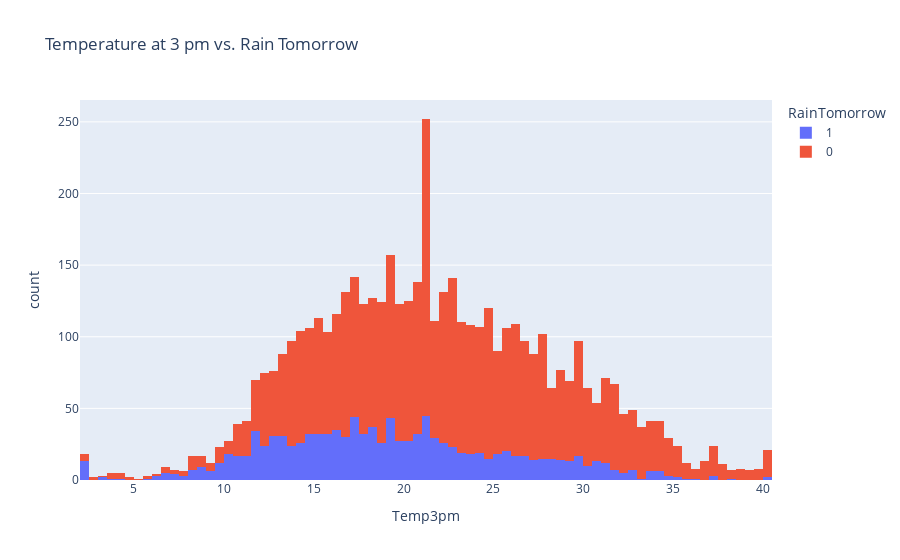

Write notebook code for a chart like this one.
### Code cell
import plotly.express as px
px.histogram(sample_df, 
             x='Temp3pm', 
             title='Temperature at 3 pm vs. Rain Tomorrow', 
             color='RainTomorrow')

### Figure 1 — Plotly figure (JSON) as saved in the notebook; plotly's stock layout.template omitted (floating-point values rounded to 4 significant figures; data arrays with more than 128 entries replaced by an {"elided": "..."} marker saying what was removed)
{"data": [{"alignmentgroup": "True", "bingroup": "x", "hovertemplate": "RainTomorrow=1<br>Temp3pm=%{x}<br>count=%{y}<extra></extra>", "legendgroup": "1", "marker": {"color": "#636efa", "pattern": {"shape": ""}}, "name": "1", "offsetgroup": "1", "orientation": "v", "showlegend": true, "type": "histogram", "x": {"elided": "1152 float values"}, "xaxis": "x", "yaxis": "y"}, {"alignmentgroup": "True", "bingroup": "x", "hovertemplate": "RainTomorrow=0<br>Temp3pm=%{x}<br>count=%{y}<extra></extra>", "legendgroup": "0", "marker": {"color": "#EF553B", "pattern": {"shape": ""}}, "name": "0", "offsetgroup": "0", "orientation": "v", "showlegend": true, "type": "histogram", "x": {"elided": "3848 float values"}, "xaxis": "x", "yaxis": "y"}], "layout": {"barmode": "relative", "legend": {"title": {"text": "RainTomorrow"}, "tracegroupgap": 0}, "title": {"text": "Temperature at 3 pm vs. Rain Tomorrow"}, "xaxis": {"anchor": "y", "domain": [0, 1], "title": {"text": "Temp3pm"}}, "yaxis": {"anchor": "x", "domain": [0, 1], "title": {"text": "count"}}}}
